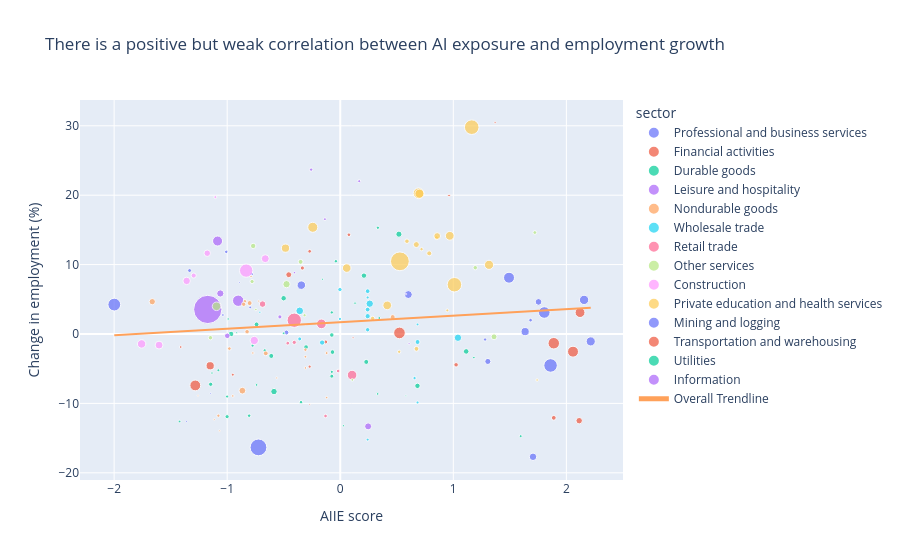

Notebook code for this chart:
### Markdown cell above
## Employment growth vs AI exposure
Create plot_df for each chart I want to use for analysis. Merge required tables from NB02

### Code cell
first = (
    df.query(f"date == @T_0") # @ used to bring variable into query string
    .groupby("industry_name")
    .first()[["employment", "ai_exposure", "sector"]]
    .rename(columns={"employment": "emp_start"})
    )

last = (
    df.query(f"date == @t_end") 
    .groupby("industry_name")
    .first()[["employment", "ai_exposure", "sector"]]
    .rename(columns={"employment": "emp_end"})
    )

plot_df = (
    pd.merge(
        left=first, 
        right=last, 
        on=["industry_name", "sector", "ai_exposure"], 
        how="outer")
        .assign(
            emp_growth_pct=lambda x:
            (x.emp_end - x.emp_start) / x.emp_start *100
            )
        .reset_index()
)

fig = px.scatter(
    plot_df,
    x="ai_exposure",
    y="emp_growth_pct",
    color="sector",
    hover_name="industry_name",
    hover_data={
        "sector": False,      
        "emp_start": False,
        "ai_exposure": ":.2f",
        "emp_growth_pct": ":.1f",
    },
    labels={
        "ai_exposure": "AIIE score",
        "emp_growth_pct": "Change in employment (%)"
    },
    size="emp_start",
    trendline="ols",
    trendline_scope="overall", # Stop plotly from adding a trendline per sector
    title="There is a positive but weak correlation between AI exposure and employment growth"
)

fig.show()

# Have commented this out as it does not work in Nuvolos
# fig_path = "../docs/assets/emp_growth_ai.png"
# # fig.write_image(fig_path) 
# print(f"Saved figure to {fig_path}")

### Figure 1 — Plotly figure (JSON) as saved in the notebook; plotly's stock layout.template omitted (floating-point values rounded to 4 significant figures; data arrays with more than 128 entries replaced by an {"elided": "..."} marker saying what was removed)
{"data": [{"customdata": [["Professional and business services", 1134], ["Professional and business services", 500.5], ["Professional and business services", 1630.0], ["Professional and business services", 763.4], ["Professional and business services", 2483.0], ["Professional and business services", 3817.0], ["Professional and business services", 162.2], ["Professional and business services", 982.1], ["Professional and business services", 1180.0], ["Professional and business services", 1821.0], ["Professional and business services", 605.4], ["Professional and business services", 850.1], ["Professional and business services", 335], ["Professional and business services", 175.9], ["Professional and business services", 909.4], ["Professional and business services", 2216.0], ["Professional and business services", 150.6], ["Professional and business services", 180.8], ["Professional and business services", 207.8], ["Professional and business services", 104.5]], "hovertemplate": "<b>%{hovertext}</b><br><br>AIIE score=%{x:.2f}<br>Change in employment (%)=%{y:.1f}<extra></extra>", "hovertext": ["Accounting, tax preparation, bookkeeping, and payroll services", "Advertising, public relations, and related services", "Architectural, engineering, and related services", "Business support services", "Computer systems design and related services", "Employment services", "Facilities support services", "Investigation and security services", "Legal services", "Management, scientific, and technical consulting services", "Office administrative services", "Other professional, scientific, and technical services", "Other support services", "Remediation and other waste management services", "Scientific research and development services", "Services to buildings and dwellings", "Specialized design services", "Travel arrangement and reservation services", "Waste collection", "Waste treatment and disposal"], "legendgroup": "Professional and business services", "marker": {"color": "#636efa", "size": [1134.0, 500.5, 1630.0, 763.4, 2483.0, 3817.0, 162.2, 982.1, 1180.0, 1821.0, 605.4, 850.1, 335.0, 175.9, 909.4, 2216.0, 150.6, 180.8, 207.8, 104.5], "sizemode": "area", "sizeref": 27.13, "symbol": "circle"}, "mode": "markers", "name": "Professional and business services", "orientation": "v", "showlegend": true, "type": "scatter", "x": [2.216, 1.306, 1.493, 1.705, 1.86, -0.7235, -1.008, -0.3442, 2.157, 1.805, 1.754, 0.6022, -0.4763, -0.7835, 1.635, -1.999, 1.281, 1.683, -1.332, -0.7965], "xaxis": "x", "y": [-1.067, -3.956, 8.108, -17.7, -4.535, -16.34, 11.84, 7.036, 4.914, 3.098, 4.625, 5.682, 0.209, 8.641, 0.3409, 4.238, -0.7968, 1.991, 9.143, 3.828], "yaxis": "y"}, {"customdata": [["Financial activities", 311.2], ["Financial activities", 1325.0], ["Financial activities", 209.3], ["Financial activities", 186.3], ["Financial activities", 129.7], ["Financial activities", 1796.0], ["Financial activities", 33.5], ["Financial activities", 1621.0], ["Financial activities", 561.1], ["Financial activities", 1844.0]], "hovertemplate": "<b>%{hovertext}</b><br><br>AIIE score=%{x:.2f}<br>Change in employment (%)=%{y:.1f}<extra></extra>", "hovertext": ["Activities related to credit intermediation", "Agencies, brokerages, and other insurance related activities", "Automotive equipment rental and leasing", "Commercial and industrial machinery and equipment rental and leasing", "Consumer goods rental", "Depository credit intermediation", "General rental centers", "Insurance carriers", "Nondepository credit intermediation", "Real estate"], "legendgroup": "Financial activities", "marker": {"color": "#EF553B", "size": [311.2, 1325.0, 209.3, 186.3, 129.7, 1796.0, 33.5, 1621.0, 561.1, 1844.0], "sizemode": "area", "sizeref": 27.13, "symbol": "circle"}, "mode": "markers", "name": "Financial activities", "orientation": "v", "showlegend": true, "type": "scatter", "x": [1.889, 2.121, -0.1279, -0.2706, -0.2706, 1.889, -0.2706, 2.059, 2.113, 0.5238], "xaxis": "x", "y": [-12.08, 3.086, -1.147, 11.92, -4.703, -1.331, -10.15, -2.547, -12.49, 0.1518], "yaxis": "y"}, {"customdata": [["Durable goods", 513.8], ["Durable goods", 213.9], ["Durable goods", 403.8], ["Durable goods", 94.1], ["Durable goods", 131.6], ["Durable goods", 91.5], ["Durable goods", 85.3], ["Durable goods", 117.5], ["Durable goods", 317.5], ["Durable goods", 39.3], ["Durable goods", 145], ["Durable goods", 90], ["Durable goods", 92.7], ["Durable goods", 109], ["Durable goods", 236.7], ["Durable goods", 65.8], ["Durable goods", 133.7], ["Durable goods", 83.1], ["Durable goods", 341.7], ["Durable goods", 338], ["Durable goods", 163.8], ["Durable goods", 169.9], ["Durable goods", 296.6], ["Durable goods", 560.4], ["Durable goods", 425.9], ["Durable goods", 420.3], ["Durable goods", 136.5], ["Durable goods", 161.2], ["Durable goods", 282.9], ["Durable goods", 295.6], ["Durable goods", 247.1], ["Durable goods", 93.6], ["Durable goods", 398.8], ["Durable goods", 152.1], ["Durable goods", 57.1], ["Durable goods", 85.3], ["Durable goods", 144.8]], "hovertemplate": "<b>%{hovertext}</b><br><br>AIIE score=%{x:.2f}<br>Change in employment (%)=%{y:.1f}<extra></extra>", "hovertext": ["Aerospace product and parts manufacturing", "Agriculture, construction, and mining machinery manufacturing", "Architectural and structural metals manufacturing", "Boiler, tank, and shipping container manufacturing", "Coating, engraving, heat treating, and allied activities", "Commercial and service industry machinery manufacturing", "Communications equipment manufacturing", "Computer and peripheral equipment manufacturing", "Cutlery, handtool, and other fabricated metal product manufacturing", "Electric lighting equipment manufacturing", "Electrical equipment manufacturing", "Engine, turbine, and power transmission equipment manufacturing", "Forging and stamping", "Foundries", "Household and institutional furniture and kitchen cabinet manufacturing", "Household appliance manufacturing", "Industrial machinery manufacturing", "Iron and steel mills and ferroalloy manufacturing", "Machine shops; turned product; and screw, nut, and bolt manufacturing", "Medical equipment and supplies manufacturing", "Metalworking machinery manufacturing", "Motor vehicle body and trailer manufacturing", "Motor vehicle manufacturing", "Motor vehicle parts manufacturing", "Navigational, measuring, electromedical, and control instruments manufacturing", "Nonmetallic mineral product manufacturing", "Office furniture (including fixtures) and other furniture related product manufacturing", "Other electrical equipment and component manufacturing", "Other general purpose machinery manufacturing", "Other miscellaneous manufacturing", "Other wood product manufacturing", "Sawmills and wood preservation", "Semiconductor and other electronic component manufacturing", "Ship and boat building", "Steel product manufacturing from purchased steel", "Veneer, plywood, and engineered wood product manufacturing", "Ventilation, heating, air-conditioning, and commercial refrigeration equipment manufacturing"], "legendgroup": "Durable goods", "marker": {"color": "#00cc96", "size": [513.8, 213.9, 403.8, 94.1, 131.6, 91.5, 85.3, 117.5, 317.5, 39.3, 145.0, 90.0, 92.7, 109.0, 236.7, 65.8, 133.7, 83.1, 341.7, 338.0, 163.8, 169.9, 296.6, 560.4, 425.9, 420.3, 136.5, 161.2, 282.9, 295.6, 247.1, 93.6, 398.8, 152.1, 57.1, 85.3, 144.8], "sizemode": "area", "sizeref": 27.13, "symbol": "circle"}, "mode": "markers", "name": "Durable goods", "orientation": "v", "showlegend": true, "type": "scatter", "x": [0.519, -0.07464, -0.5006, -0.5006, -0.7754, 0.3309, 1.182, 1.596, -0.7402, 0.5807, 0.333, 0.1307, -0.7402, -1.078, -1.001, 0.02817, -0.07464, -0.9913, -0.6099, 0.2302, -0.3469, -0.8058, -0.3023, -0.5861, 1.114, -0.9657, -1.001, -0.03841, -0.07464, -0.06874, -1.146, -1.421, 0.6828, -0.6675, -0.9156, -1.135, -0.07464], "xaxis": "x", "y": [14.38, -6.078, 5.151, 0.1063, -1.672, -8.634, -3.4, -14.72, 1.386, -8.906, 15.31, 4.444, -7.335, -5.229, -11.91, -13.22, -5.46, 2.166, -3.161, -4.024, -9.829, -11.77, -1.888, -8.298, -2.512, 0.0, -9.011, 10.48, -0.1414, -2.605, -7.244, -12.61, -7.472, -2.367, 0.1751, -5.627, 3.108], "yaxis": "y"}, {"customdata": [["Leisure and hospitality", 227.4], ["Leisure and hospitality", 420.3], ["Leisure and hospitality", 111.2], ["Leisure and hospitality", 57.4], ["Leisure and hospitality", 1363.0], ["Leisure and hospitality", 125.8], ["Leisure and hospitality", 72.4], ["Leisure and hospitality", 10850.0], ["Leisure and hospitality", 707.1], ["Leisure and hospitality", 150.3], ["Leisure and hospitality", 1757.0]], "hovertemplate": "<b>%{hovertext}</b><br><br>AIIE score=%{x:.2f}<br>Change in employment (%)=%{y:.1f}<extra></extra>", "hovertext": ["Amusement parks and arcades", "Drinking places, alcoholic beverages", "Gambling industries", "Independent artists, writers, and performers", "Other amusement and recreation industries", "Performing arts companies", "Recreational vehicle (RV) parks and recreational camps", "Restaurants and other eating places", "Special food services", "Spectator sports", "Traveler accommodation"], "legendgroup": "Leisure and hospitality", "marker": {"color": "#ab63fa", "size": [227.4, 420.3, 111.2, 57.4, 1363.0, 125.8, 72.4, 10850.0, 707.1, 150.3, 1757.0], "sizemode": "area", "sizeref": 27.13, "symbol": "circle"}, "mode": "markers", "name": "Leisure and hospitality", "orientation": "v", "showlegend": true, "type": "scatter", "x": [-0.5338, -0.9991, -0.1355, 0.6088, -1.085, 0.1677, -0.4049, -1.172, -1.061, -0.2576, -0.9026], "xaxis": "x", "y": [2.463, -0.2617, 16.55, -1.394, 13.39, 22.02, 8.84, 3.539, 5.841, 23.69, 4.792], "yaxis": "y"}, {"customdata": [["Nondurable goods", 71.3], ["Nondurable goods", 539.1], ["Nondurable goods", 332.4], ["Nondurable goods", 154.4], ["Nondurable goods", 319.3], ["Nondurable goods", 274.3], ["Nondurable goods", 163.3], ["Nondurable goods", 45.5], ["Nondurable goods", 175.9], ["Nondurable goods", 63.3], ["Nondurable goods", 81.8], ["Nondurable goods", 256.6], ["Nondurable goods", 60], ["Nondurable goods", 76.4], ["Nondurable goods", 37], ["Nondurable goods", 350.1], ["Nondurable goods", 617.2], ["Nondurable goods", 89.6], ["Nondurable goods", 97.7], ["Nondurable goods", 139.3], ["Nondurable goods", 34.9], ["Nondurable goods", 116.5], ["Nondurable goods", 80.4], ["Nondurable goods", 42.3]], "hovertemplate": "<b>%{hovertext}</b><br><br>AIIE score=%{x:.2f}<br>Change in employment (%)=%{y:.1f}<extra></extra>", "hovertext": ["Animal food manufacturing", "Animal slaughtering and processing", "Bakeries and tortilla manufacturing", "Basic chemical manufacturing", "Beverage manufacturing", "Converted paper product manufacturing", "Dairy product manufacturing", "Fabric mills", "Fruit and vegetable preserving and specialty food manufacturing", "Grain and oilseed milling", "Other chemical product and preparation manufacturing", "Other food manufacturing", "Other textile product mills", "Paint, coating, and adhesive manufacturing", "Pesticide, fertilizer, and other agricultural chemical manufacturing", "Pharmaceutical and medicine manufacturing", "Plastics product manufacturing", "Pulp, paper, and paperboard mills", "Resin, synthetic rubber, and artificial and synthetic fibers and filaments manufacturing", "Rubber product manufacturing", "Seafood product preparation and packaging", "Soap, cleaning compound, and toilet preparation manufacturing", "Sugar and confectionery product manufacturing", "Textile furnishings mills"], "legendgroup": "Nondurable goods", "marker": {"color": "#FFA15A", "size": [71.3, 539.1, 332.4, 154.4, 319.3, 274.3, 163.3, 45.5, 175.9, 63.3, 81.8, 256.6, 60.0, 76.4, 37.0, 350.1, 617.2, 89.6, 97.7, 139.3, 34.9, 116.5, 80.4, 42.3], "sizemode": "area", "sizeref": 27.13, "symbol": "circle"}, "mode": "markers", "name": "Nondurable goods", "orientation": "v", "showlegend": true, "type": "scatter", "x": [-0.7891, -1.663, -0.8016, -0.308, -0.6586, -0.8242, -0.8435, -1.114, -0.9808, -0.7206, -0.308, -0.8539, -0.5616, -0.1203, -0.308, 0.4637, -0.8658, -0.9503, -0.308, -1.078, -1.258, -0.1203, -0.773, -1.068], "xaxis": "x", "y": [8.275, 4.656, 4.452, -2.267, -2.787, 0.3281, 4.715, -12.31, -2.103, 4.739, -4.89, 4.287, -6.333, -9.162, 1.351, 2.428, -8.166, -8.929, -3.275, -11.77, -8.883, -2.747, -2.736, -13.95], "yaxis": "y"}, {"customdata": [["Wholesale trade", 148], ["Wholesale trade", 211.9], ["Wholesale trade", 147.4], ["Wholesale trade", 256.1], ["Wholesale trade", 70.2], ["Wholesale trade", 117.6], ["Wholesale trade", 804], ["Wholesale trade", 304.8], ["Wholesale trade", 365.9], ["Wholesale trade", 260.9], ["Wholesale trade", 742.1], ["Wholesale trade", 131], ["Wholesale trade", 315.6], ["Wholesale trade", 329.4], ["Wholesale trade", 372.1], ["Wholesale trade", 117.5], ["Wholesale trade", 102.2], ["Wholesale trade", 737.8]], "hovertemplate": "<b>%{hovertext}</b><br><br>AIIE score=%{x:.2f}<br>Change in employment (%)=%{y:.1f}<extra></extra>", "hovertext": ["Apparel, piece goods, and notions merchant wholesalers", "Beer, wine, and distilled alcoholic beverage merchant wholesalers", "Chemical and allied products merchant wholesalers", "Drugs and druggists' sundries merchant wholesalers", "Farm product raw material merchant wholesalers", "Furniture and home furnishing merchant wholesalers", "Grocery and related product merchant wholesalers", "Hardware, and plumbing and heating equipment and supplies merchant wholesalers", "Household appliances and electrical and electronic goods merchant wholesalers", "Lumber and other construction materials merchant wholesalers", "Machinery, equipment, and supplies merchant wholesalers", "Metal and mineral (except petroleum) merchant wholesalers", "Miscellaneous durable goods merchant wholesalers", "Miscellaneous nondurable goods merchant wholesalers", "Motor vehicle and motor vehicle parts and supplies merchant wholesalers", "Paper and paper product merchant wholesalers", "Petroleum and petroleum products merchant wholesalers", "Professional and commercial equipment and supplies merchant wholesalers"], "legendgroup": "Wholesale trade", "marker": {"color": "#19d3f3", "size": [148.0, 211.9, 147.4, 256.1, 70.2, 117.6, 804.0, 304.8, 365.9, 260.9, 742.1, 131.0, 315.6, 329.4, 372.1, 117.5, 102.2, 737.8], "sizemode": "area", "sizeref": 27.13, "symbol": "circle"}, "mode": "markers", "name": "Wholesale trade", "orientation": "v", "showlegend": true, "type": "scatter", "x": [0.6573, -0.3585, -0.00273, -0.00273, -0.711, 0.2425, -0.3585, 0.2425, 0.2425, 0.2425, 0.2608, 0.2425, 0.2425, 0.6838, -0.1602, 0.6838, 0.6838, 1.041], "xaxis": "x", "y": [-6.351, -0.7079, 2.171, 6.404, 3.134, -15.22, 3.333, 6.168, 2.569, 0.6133, 4.366, 5.267, 3.517, -1.154, -1.236, -9.872, 1.37, -0.5422], "yaxis": "y"}, {"customdata": [["Retail trade", 1268.0], ["Retail trade", 577.8], ["Retail trade", 178.1], ["Retail trade", 1249.0], ["Retail trade", 2795.0], ["Retail trade", 189.1], ["Retail trade", 179.4], ["Retail trade", 240.3]], "hovertemplate": "<b>%{hovertext}</b><br><br>AIIE score=%{x:.2f}<br>Change in employment (%)=%{y:.1f}<extra></extra>", "hovertext": ["Automobile dealers", "Automotive parts, accessories, and tire retailers", "Beer, wine, and liquor retailers", "Building material and supplies dealers", "Grocery and convenience retailers", "Lawn and garden equipment and supplies retailers", "Other motor vehicle dealers", "Specialty food retailers"], "legendgroup": "Retail trade", "marker": {"color": "#FF6692", "size": [1268.0, 577.8, 178.1, 1249.0, 2795.0, 189.1, 179.4, 240.3], "sizemode": "area", "sizeref": 27.13, "symbol": "circle"}, "mode": "markers", "name": "Retail trade", "orientation": "v", "showlegend": true, "type": "scatter", "x": [-0.1669, -0.6872, -0.01858, 0.1045, -0.4067, -0.4642, -0.1301, -0.4067], "xaxis": "x", "y": [1.459, 4.309, -5.334, -5.918, 1.982, -1.322, -11.82, -1.207], "yaxis": "y"}, {"customdata": [["Other services", 992.6], ["Other services", 472.4], ["Other services", 331], ["Other services", 234.1], ["Other services", 136.7], ["Other services", 259.6], ["Other services", 105.9], ["Other services", 191.5], ["Other services", 391.7], ["Other services", 84.9], ["Other services", 723.2], ["Other services", 262.7]], "hovertemplate": "<b>%{hovertext}</b><br><br>AIIE score=%{x:.2f}<br>Change in employment (%)=%{y:.1f}<extra></extra>", "hovertext": ["Automotive repair and maintenance", "Business, professional, labor, political, and similar organizations", "Civic and social organizations", "Commercial and industrial machinery and equipment (except automotive and electronic) repair and maintenance", "Death care services", "Drycleaning and laundry services", "Electronic and precision equipment repair and maintenance", "Grantmaking and giving services", "Other personal services", "Personal and household goods repair and maintenance", "Personal care services", "Social advocacy organizations"], "legendgroup": "Other services", "marker": {"color": "#B6E880", "size": [992.6, 472.4, 331.0, 234.1, 136.7, 259.6, 105.9, 191.5, 391.7, 84.9, 723.2, 262.7], "sizemode": "area", "sizeref": 27.13, "symbol": "circle"}, "mode": "markers", "name": "Other services", "orientation": "v", "showlegend": true, "type": "scatter", "x": [-1.094, 1.36, -0.3505, -0.7798, -0.3155, -1.148, 0.1067, 1.721, -0.7702, -0.7465, -0.4751, 1.194], "xaxis": "x", "y": [3.99, -0.4022, 10.39, 7.561, 2.707, -0.5393, -6.61, 14.62, 12.69, 3.534, 7.176, 9.555], "yaxis": "y"}, {"customdata": [["Construction", 2431.0], ["Construction", 837.5], ["Construction", 971.5], ["Construction", 351.5], ["Construction", 36.5], ["Construction", 852.2], ["Construction", 122.7], ["Construction", 759.6], ["Construction", 927.8], ["Construction", 570.5]], "hovertemplate": "<b>%{hovertext}</b><br><br>AIIE score=%{x:.2f}<br>Change in employment (%)=%{y:.1f}<extra></extra>", "hovertext": ["Building equipment contractors", "Building finishing contractors", "Foundation, structure, and building exterior contractors", "Highway, street, and bridge construction", "Land subdivision", "Nonresidential building construction", "Other heavy and civil engineering construction", "Other specialty trade contractors", "Residential building construction", "Utility system construction"], "legendgroup": "Construction", "marker": {"color": "#FF97FF", "size": [2431.0, 837.5, 971.5, 351.5, 36.5, 852.2, 122.7, 759.6, 927.8, 570.5], "sizemode": "area", "sizeref": 27.13, "symbol": "circle"}, "mode": "markers", "name": "Construction", "orientation": "v", "showlegend": true, "type": "scatter", "x": [-0.8321, -1.603, -1.757, -1.296, 0.5814, -0.6632, -1.105, -1.359, -0.7603, -1.176], "xaxis": "x", "y": [9.137, -1.6, -1.431, 8.421, 5.753, 10.85, 19.72, 7.649, -0.9377, 11.64], "yaxis": "y"}, {"customdata": [["Private education and health services", 1001.0], ["Private education and health services", 207.5], ["Private education and health services", 913.7], ["Private education and health services", 4791], ["Private education and health services", 1561], ["Private education and health services", 2902.0], ["Private education and health services", 318], ["Private education and health services", 1021.0], ["Private education and health services", 1119.0], ["Private education and health services", 2852.0], ["Private education and health services", 340], ["Private education and health services", 485.9], ["Private education and health services", 154.6], ["Private education and health services", 1046], ["Private education and health services", 89], ["Private education and health services", 1146.0], ["Private education and health services", 120.6], ["Private education and health services", 152.2], ["Private education and health services", 619.6], ["Private education and health services", 1372.0], ["Private education and health services", 285.7], ["Private education and health services", 273.1]], "hovertemplate": "<b>%{hovertext}</b><br><br>AIIE score=%{x:.2f}<br>Change in employment (%)=%{y:.1f}<extra></extra>", "hovertext": ["Child care services", "Community food and housing, and emergency and other relief services", "Continuing care retirement communities and assisted living facilities for the elderly", "General medical and surgical hospitals", "Home health care services", "Individual and family services", "Medical and diagnostic laboratories", "Offices of dentists", "Offices of other health practitioners", "Offices of physicians", "Other ambulatory health care services", "Other private schools and instruction", "Other residential care facilities", "Outpatient care centers", "Private business schools and computer and management training", "Private elementary and secondary schools", "Private technical and trade schools", "Psychiatric and substance abuse hospitals", "Residential intellectual and developmental disability, mental health, and substance abuse facilities", "Skilled nursing care facilities", "Specialty, except psychiatric and substance abuse, hospitals", "Vocational rehabilitation services"], "legendgroup": "Private education and health services", "marker": {"color": "#FECB52", "size": [1001.0, 207.5, 913.7, 4791.0, 1561.0, 2902.0, 318.0, 1021.0, 1119.0, 2852.0, 340.0, 485.9, 154.6, 1046.0, 89.0, 1146.0, 120.6, 152.2, 619.6, 1372.0, 285.7, 273.1], "sizemode": "area", "sizeref": 27.13, "symbol": "circle"}, "mode": "markers", "name": "Private education and health services", "orientation": "v", "showlegend": true, "type": "scatter", "x": [0.05727, 0.8514, -0.4844, 0.5275, 0.6927, 1.163, 0.6742, 0.4155, 0.7008, 1.01, 0.7869, 0.6729, 0.719, 0.9686, 1.741, 1.316, 0.947, 0.5211, 0.8572, -0.243, 0.5901, 0.2863], "xaxis": "x", "y": [9.498, 13.88, 12.37, 10.47, 20.28, 29.8, -2.138, 4.123, 20.21, 7.1, 11.62, 12.88, 12.23, 14.15, -6.629, 9.966, 3.4, -2.562, 14.12, 15.38, 13.37, 2.234], "yaxis": "y"}, {"customdata": [["Mining and logging", 42.1], ["Mining and logging", 44.4], ["Mining and logging", 43], ["Mining and logging", 102.3]], "hovertemplate": "<b>%{hovertext}</b><br><br>AIIE score=%{x:.2f}<br>Change in employment (%)=%{y:.1f}<extra></extra>", "hovertext": ["Coal mining", "Logging", "Metal ore mining", "Nonmetallic mineral mining and quarrying"], "legendgroup": "Mining and logging", "marker": {"color": "#636efa", "size": [42.1, 44.4, 43.0, 102.3], "sizemode": "area", "sizeref": 27.13, "symbol": "circle"}, "mode": "markers", "name": "Mining and logging", "orientation": "v", "showlegend": true, "type": "scatter", "x": [-1.146, -1.36, -0.8924, -1.038], "xaxis": "x", "y": [-8.551, -12.61, 7.442, 2.737], "yaxis": "y"}, {"customdata": [["Transportation and warehousing", 914.9], ["Transportation and warehousing", 274.8], ["Transportation and warehousing", 55.8], ["Transportation and warehousing", 98.2], ["Transportation and warehousing", 471.8], ["Transportation and warehousing", 179], ["Transportation and warehousing", 241.9], ["Transportation and warehousing", 117.6], ["Transportation and warehousing", 95.8], ["Transportation and warehousing", 61.4], ["Transportation and warehousing", 1585.0]], "hovertemplate": "<b>%{hovertext}</b><br><br>AIIE score=%{x:.2f}<br>Change in employment (%)=%{y:.1f}<extra></extra>", "hovertext": ["Couriers and express delivery services", "Freight transportation arrangement", "Nonscheduled air transportation", "Other transit and ground passenger transportation", "Scheduled air transportation", "School and employee bus transportation", "Support activities for air transportation", "Support activities for road transportation", "Support activities for water transportation", "Taxi and limousine service", "Truck transportation"], "legendgroup": "Transportation and warehousing", "marker": {"color": "#EF553B", "size": [914.9, 274.8, 55.8, 98.2, 471.8, 179.0, 241.9, 117.6, 95.8, 61.4, 1585.0], "sizemode": "area", "sizeref": 27.13, "symbol": "circle"}, "mode": "markers", "name": "Transportation and warehousing", "orientation": "v", "showlegend": true, "type": "scatter", "x": [-1.15, 1.025, 0.1135, 0.9623, -0.4555, 0.0766, -0.3353, -0.9505, -1.411, 1.37, -1.282], "xaxis": "x", "y": [-4.58, -4.44, -0.5376, 19.96, 8.542, 14.3, 9.508, -5.867, -1.879, 30.46, -7.411], "yaxis": "y"}, {"customdata": [["Utilities", 396], ["Utilities", 113], ["Utilities", 58.3]], "hovertemplate": "<b>%{hovertext}</b><br><br>AIIE score=%{x:.2f}<br>Change in employment (%)=%{y:.1f}<extra></extra>", "hovertext": ["Electric power generation, transmission and distribution", "Natural gas distribution", "Water, sewage, and other systems"], "legendgroup": "Utilities", "marker": {"color": "#00cc96", "size": [396.0, 113.0, 58.3], "sizemode": "area", "sizeref": 27.13, "symbol": "circle"}, "mode": "markers", "name": "Utilities", "orientation": "v", "showlegend": true, "type": "scatter", "x": [0.2096, 0.3454, -0.1564], "xaxis": "x", "y": [8.409, 2.301, 7.89], "yaxis": "y"}, {"customdata": [["Information", 664.1]], "hovertemplate": "<b>%{hovertext}</b><br><br>AIIE score=%{x:.2f}<br>Change in employment (%)=%{y:.1f}<extra></extra>", "hovertext": ["Telecommunications"], "legendgroup": "Information", "marker": {"color": "#ab63fa", "size": [664.1], "sizemode": "area", "sizeref": 27.13, "symbol": "circle"}, "mode": "markers", "name": "Information", "orientation": "v", "showlegend": true, "type": "scatter", "x": [0.2466], "xaxis": "x", "y": [-13.31], "yaxis": "y"}, {"hovertemplate": "<b>OLS trendline</b><br>emp_growth_pct = 0.946118 * ai_exposure + 1.70026<br>R<sup>2</sup>=0.010117<br><br>AIIE score=%{x:.2f}<br>Change in employment (%)=%{y:.1f} <b>(trend)</b><extra></extra>", "legendgroup": "Overall Trendline", "line": {"color": "#FFA15A"}, "mode": "lines", "name": "Overall Trendline", "showlegend": true, "type": "scatter", "x": {"elided": "191 float values"}, "xaxis": "x", "y": {"elided": "191 float values"}, "yaxis": "y"}], "layout": {"legend": {"itemsizing": "constant", "title": {"text": "sector"}, "tracegroupgap": 0}, "title": {"text": "There is a positive but weak correlation between AI exposure and employment growth"}, "xaxis": {"anchor": "y", "domain": [0, 1], "title": {"text": "AIIE score"}}, "yaxis": {"anchor": "x", "domain": [0, 1], "title": {"text": "Change in employment (%)"}}}}
